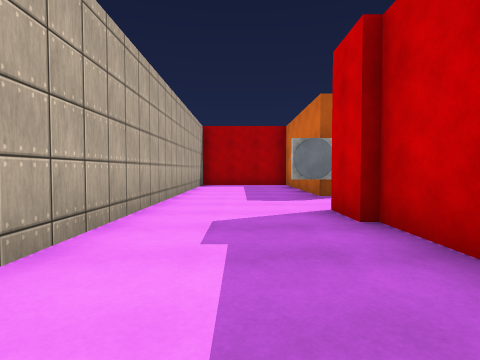
view 1 (above)

13 first-person views from a walk through a Unity game level. The camera is 1.2 m above the floor, tilts 2° down and sees 80° across. The floor is counted in squares, 2 m on a side. Each view is taken from the middle of a square. On the plan, view 1 faces up. The plan holds only what a view shows up to about 9 squares ahead; the rest is blank. The place goes on beyond the plan. Some animated figures are not drawn. Surface patterns are stand-ins for the level's own textures.

view 2
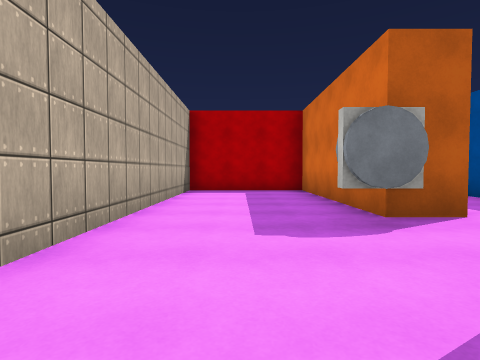

view 3
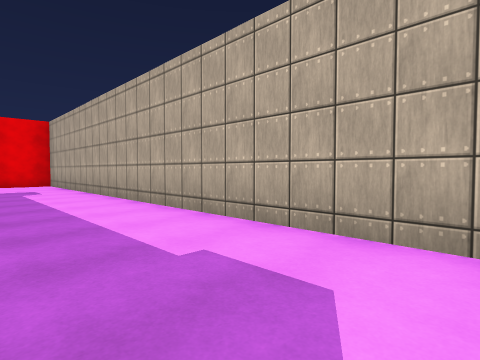

view 4
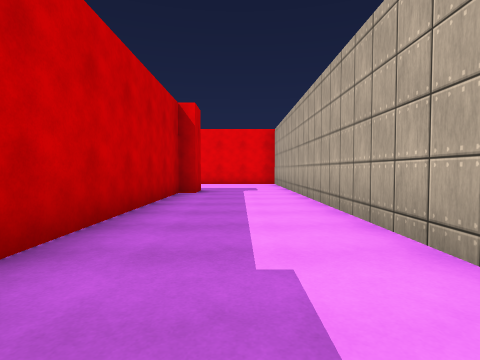

view 5
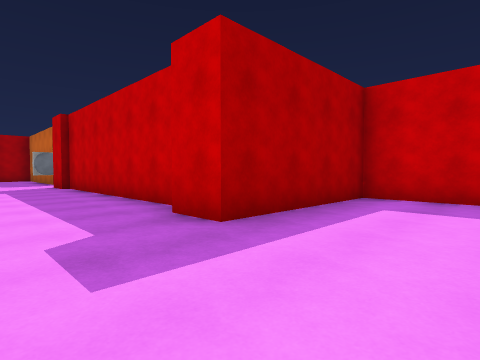

view 6
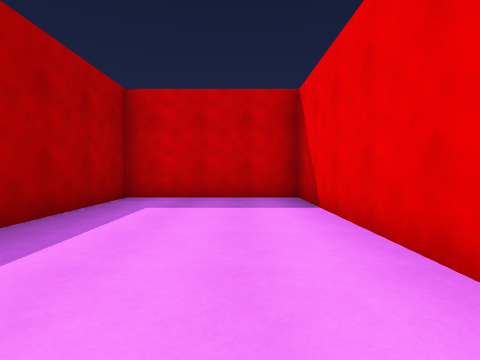

view 7
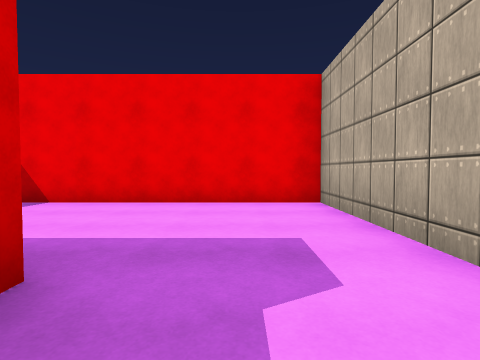

view 8
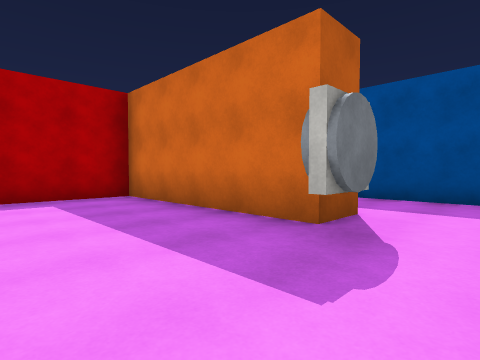

view 9
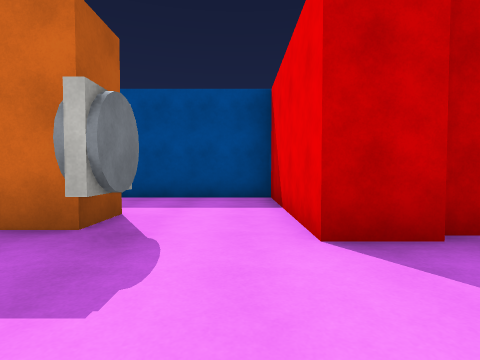

view 10
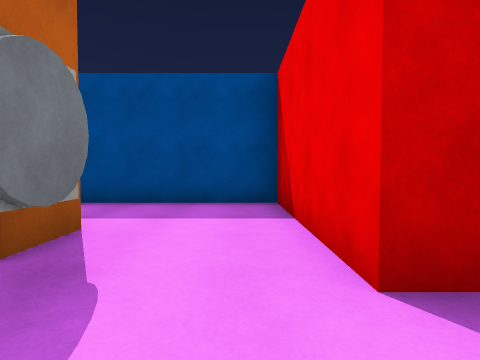

view 11
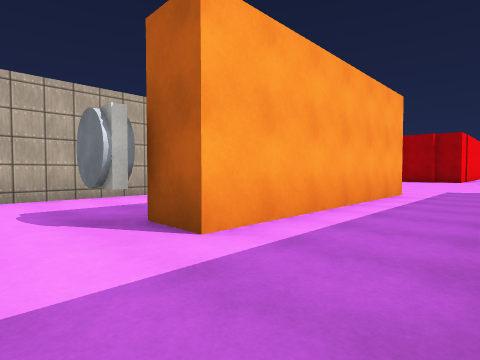

view 12
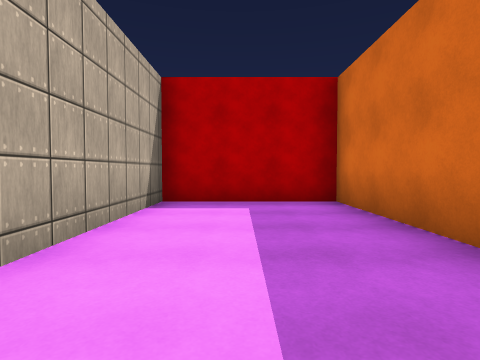

view 13
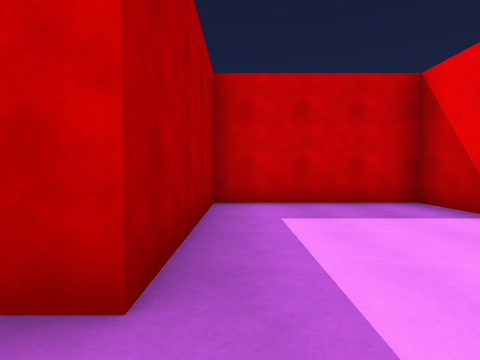

### Floor plan
Points are (right, up) in squares from view 1. A wall is a line through its corners. A room is listed if a view was taken in it or the views show most of it. See-through windows are left out.
Room 1 (views 1, 2, 3, 4, 5, 6, 7, 8, 9, 10, 12, 13)
walls: (1.4, 3.2) (1.4, 4.3) (3.5, 4.3); (2.9, 6.6) (1.8, 6.6) (1.8, 11.5) (-1.5, 11.5) (-1.5, -8.3) (5.2, -8.3) (5.2, -4.5) (1.2, -4.5) (1.2, -3.5) (1.6, -3.5) (1.6, 3.4)
ways out: opening at (2.5, 5.5) to room 2
objects: other object (2, 6)
Room 2 (view 11)
walls: (3.5, 4.3) (5.2, 4.3) (5.2, 9.6); (2.9, 12.8) (2.9, 6.6)
ways out: opening at (2.5, 5.5) to room 1

Where each view was taken, in squares from view 1:
view 1: 0 up, 0 right, facing up
view 2: 3 up, 0 right, facing up
view 3: 4 up, 1 right, facing down-left
view 4: 4 up, 0 right, facing down
view 5: 7 down, 1 left, facing up-right
view 6: 7 down, 1 left, facing right
view 7: 3 down, 0 right, facing down
view 8: 5 up, 1 left, facing up-right
view 9: 5 up, 1 left, facing right
view 10: 5 up, 0 right, facing right
view 11: 5 up, 5 right, facing up-left
view 12: 6 up, 0 right, facing up
view 13: 5 down, 0 right, facing right
